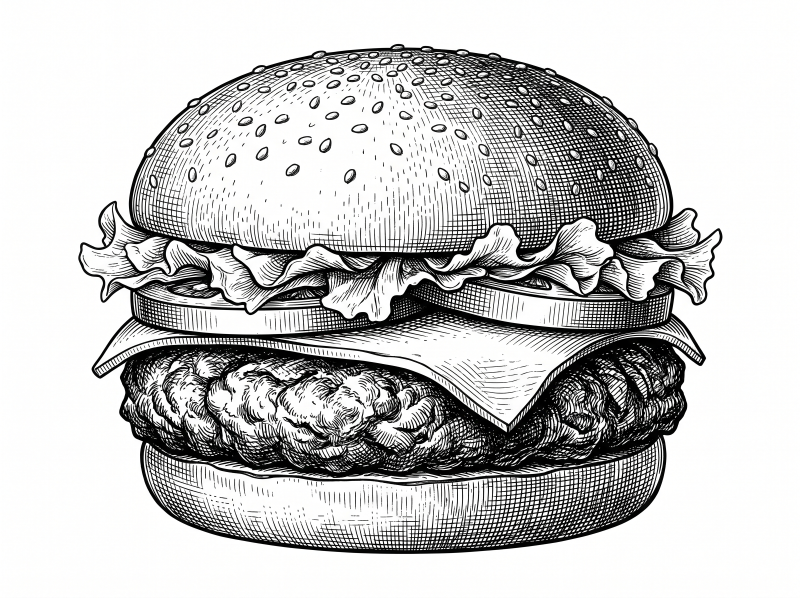
#> input picture stories/burger/kolase/ai/burger_tebal.jpg, 2400 x 1792 px (shown at 1/3 size)
$ python make_tipis.py
#> lines starting #> are read from the running program, lines starting #| are printed output that depends on the picture
"""burger_tipis = burger_tebal with the patty band squeezed (same bun, same tint) — the thinner 1/4-pound burger (#009 review v1)."""
import os
import numpy as np
from PIL import Image
H = os.path.dirname(os.path.abspath(__file__)); AI = os.path.join(H, '..', 'ai')
Y0, Y1, K = 1160, 1395, 0.45          # patty rows in the 2400x1792 print, kept fraction
def squeeze(im, fill):
#> called with fill = 255
    a = np.asarray(im); band = Image.fromarray(a[Y0:Y1]).resize((a.shape[1], int((Y1 - Y0) * K)), Image.LANCZOS)
#> in squeeze, a is the input picture: shape (1792, 2400, 3); mean R, G, B 198, 198.1, 197.7
#> after `band = Image.fromarray(a[Y0:Y1]).resize((a.shape[1], int((Y1 - Y0) * K`:
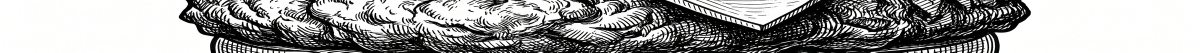
#> band: PIL image 2400x105 RGB (shown at 1/2 size); mean R, G, B 154.5, 154.6, 154.3
    out = np.concatenate([a[:Y0], np.asarray(band), a[Y1:]], 0)
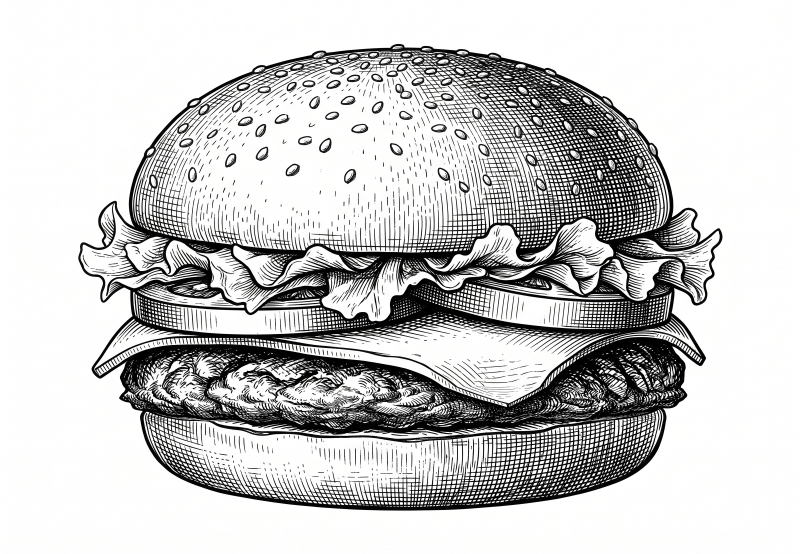
#> out: shape (1662, 2400, 3) (shown at 1/3 size); mean R, G, B 201.4, 201.5, 201.1
    pad = np.empty((a.shape[0] - out.shape[0],) + a.shape[1:], a.dtype); pad[...] = fill
    return Image.fromarray(np.concatenate([out, pad], 0))
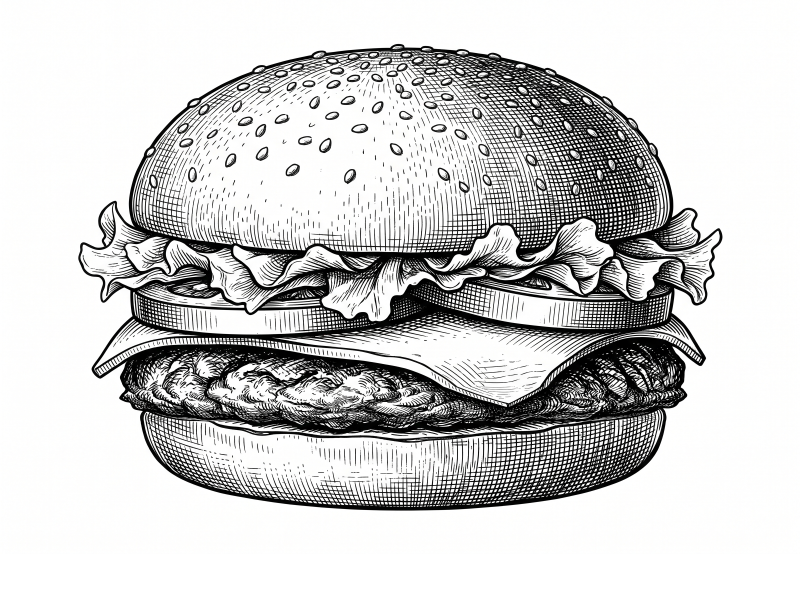
#> returned value: PIL image 2400x1792 RGB (shown at 1/3 size); mean R, G, B 205.3, 205.3, 205
squeeze(Image.open(os.path.join(AI, 'burger_tebal.jpg')).convert('RGB'), 255).save(os.path.join(AI, 'burger_tipis.jpg'), quality=92)
squeeze(Image.open(os.path.join(AI, 'burger_tebal.tint.png')).convert('RGBA'), 0).save(os.path.join(AI, 'burger_tipis.tint.png'))
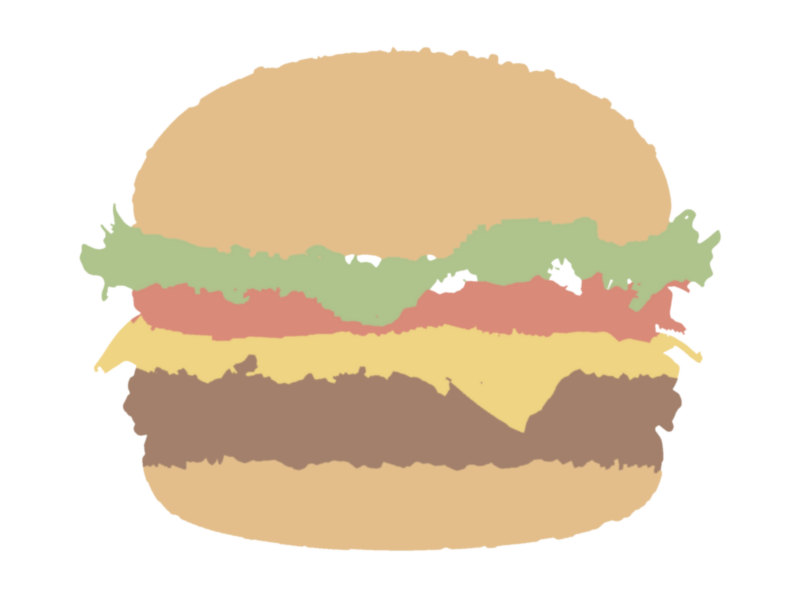
#> input picture stories/burger/kolase/ai/burger_tebal.tint.png, 2400 x 1792 px (shown at 1/3 size)
#> call 2 of squeeze, with fill = 0
#> in squeeze, a is the input picture: shape (1792, 2400, 4); mean R, G, B, A 221.4, 197.8, 163.1, 92.5
#> in squeeze (call 2), `band = Image.fromarray(a[Y0:Y1]).resize((a.shape[1], int((Y1 - Y0) * K`:
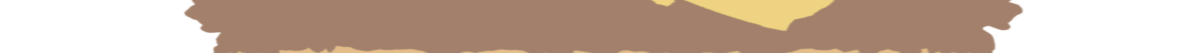
#> band: PIL image 2400x105 RGBA (shown at 1/2 size); mean R, G, B, A 89.4, 56.9, 32.8, 119.1; transparent parts drawn white
#> in squeeze (call 2), `out = np.concatenate([a[:Y0], np.asarray(band), a[Y1:]], 0)`:
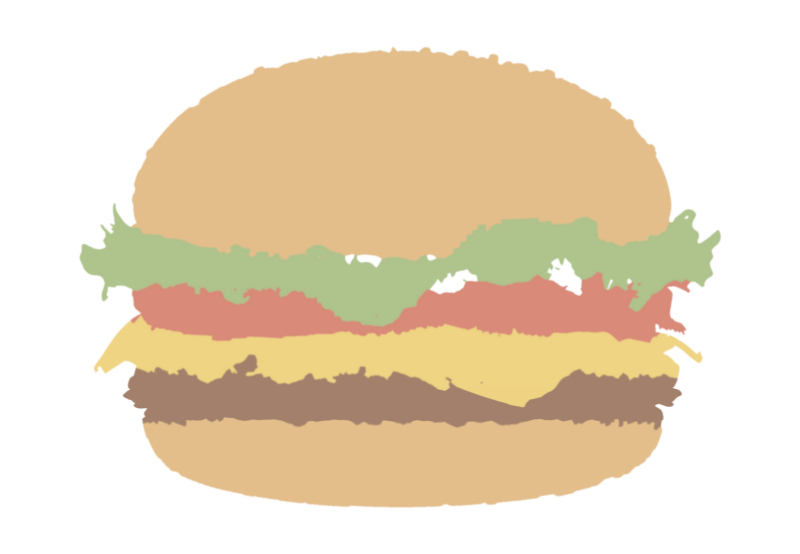
#> out: shape (1662, 2400, 4) (shown at 1/3 size); mean R, G, B, A 220, 197.1, 161.6, 90.4; transparent parts drawn white
#> in squeeze (call 2), `return Image.fromarray(np.concatenate([out, pad], 0))`:
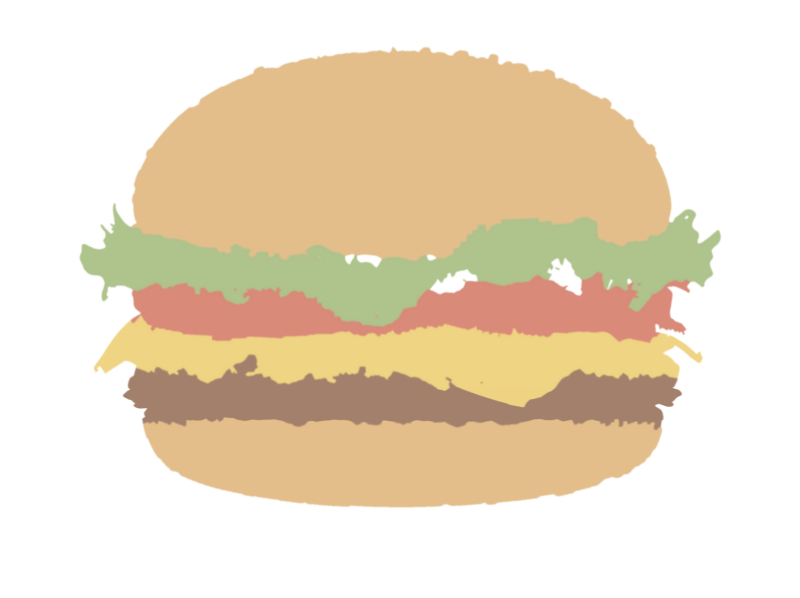
#> returned value: PIL image 2400x1792 RGBA (shown at 1/3 size); mean R, G, B, A 204.1, 182.8, 149.8, 83.9; transparent parts drawn white
print('ok')
